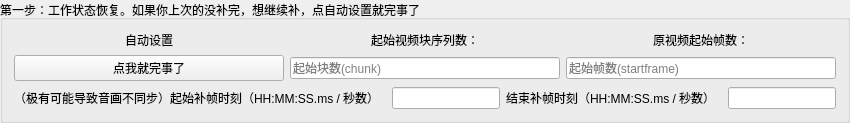
                 <widget class="QGroupBox" name="groupBox_3">
                  <property name="sizePolicy">
                   <sizepolicy hsizetype="Preferred" vsizetype="Minimum">
                    <horstretch>0</horstretch>
                    <verstretch>0</verstretch>
                   </sizepolicy>
                  </property>
                  <property name="title">
                   <string>第一步：工作状态恢复。如果你上次的没补完，想继续补，点自动设置就完事了</string>
                  </property>
                  <layout class="QGridLayout" name="gridLayout_14">
                   <item row="0" column="0">
                    <layout class="QGridLayout" name="gridLayout_4">
                     <item row="2" column="2">
                      <widget class="QLineEdit" name="StartFrame">
                       <property name="placeholderText">
                        <string>起始帧数(startframe)</string>
                       </property>
                      </widget>
                     </item>
                     <item row="2" column="1">
                      <widget class="QLineEdit" name="StartChunk">
                       <property name="placeholderText">
                        <string>起始块数(chunk)</string>
                       </property>
                      </widget>
                     </item>
                     <item row="1" column="2">
                      <widget class="QLabel" name="label">
                       <property name="sizePolicy">
                        <sizepolicy hsizetype="Preferred" vsizetype="Maximum">
                         <horstretch>0</horstretch>
                         <verstretch>0</verstretch>
                        </sizepolicy>
                       </property>
                       <property name="toolTip">
                        <string>&lt;html&gt;&lt;head/&gt;&lt;body&gt;&lt;p&gt;假如程序补到原视频的第256帧即被终止，那么这里应该指定257&lt;/p&gt;&lt;/body&gt;&lt;/html&gt;</string>
                       </property>
                       <property name="text">
                        <string>原视频起始帧数：</string>
                       </property>
                       <property name="alignment">
                        <set>Qt::AlignCenter</set>
                       </property>
                      </widget>
                     </item>
                     <item row="1" column="1">
                      <widget class="QLabel" name="label_2">
                       <property name="sizePolicy">
                        <sizepolicy hsizetype="Preferred" vsizetype="Maximum">
                         <horstretch>0</horstretch>
                         <verstretch>0</verstretch>
                        </sizepolicy>
                       </property>
                       <property name="text">
                        <string>起始视频块序列数：</string>
                       </property>
                       <property name="alignment">
                        <set>Qt::AlignCenter</set>
                       </property>
                      </widget>
                     </item>
                     <item row="1" column="0">
                      <widget class="QLabel" name="AutoSetReminder">
                       <property name="toolTip">
                        <string>&lt;html&gt;&lt;head/&gt;&lt;body&gt;&lt;p&gt;根据已经生成的视频块信息进行推算，可能存在重复补帧的情况，但不影响最终结果&lt;/p&gt;&lt;/body&gt;&lt;/html&gt;</string>
                       </property>
                       <property name="text">
                        <string>自动设置</string>
                       </property>
                       <property name="alignment">
                        <set>Qt::AlignCenter</set>
                       </property>
                      </widget>
                     </item>
                     <item row="2" column="0">
                      <widget class="QPushButton" name="AutoSet">
                       <property name="sizePolicy">
                        <sizepolicy hsizetype="Expanding" vsizetype="Fixed">
                         <horstretch>0</horstretch>
                         <verstretch>0</verstretch>
                        </sizepolicy>
                       </property>
                       <property name="text">
                        <string>点我就完事了</string>
                       </property>
                      </widget>
                     </item>
                    </layout>
                   </item>
                   <item row="1" column="0">
                    <layout class="QHBoxLayout" name="horizontalLayout_15">
                     <item>
                      <widget class="QLabel" name="label_16">
                       <property name="text">
                        <string>（极有可能导致音画不同步）起始补帧时刻（HH:MM:SS.ms / 秒数）  </string>
                       </property>
                      </widget>
                     </item>
                     <item>
                      <widget class="QLineEdit" name="StartPoint"/>
                     </item>
                     <item>
                      <widget class="QLabel" name="label_18">
                       <property name="text">
                        <string>结束补帧时刻（HH:MM:SS.ms / 秒数）  </string>
                       </property>
                      </widget>
                     </item>
                     <item>
                      <widget class="QLineEdit" name="EndPoint"/>
                     </item>
                    </layout>
                   </item>
                  </layout>
                 </widget>
